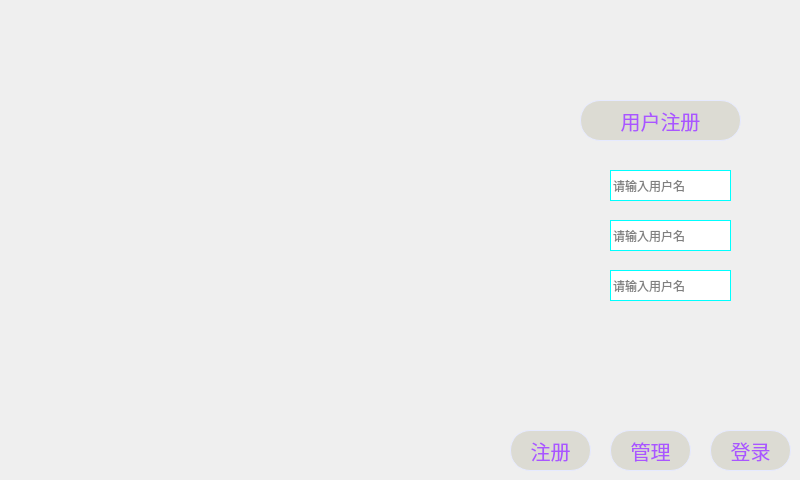
<?xml version="1.0" encoding="UTF-8"?>
<ui version="4.0">
 <class>zhuce</class>
 <widget class="QDialog" name="zhuce">
  <property name="geometry">
   <rect>
    <x>0</x>
    <y>0</y>
    <width>800</width>
    <height>480</height>
   </rect>
  </property>
  <property name="windowTitle">
   <string>Dialog</string>
  </property>
  <property name="styleSheet">
   <string notr="true">#zhuce{border-image: url(:/zxc/image/8211.jpg);}
</string>
  </property>
  <widget class="QLineEdit" name="lineEdit">
   <property name="geometry">
    <rect>
     <x>610</x>
     <y>170</y>
     <width>121</width>
     <height>31</height>
    </rect>
   </property>
   <property name="styleSheet">
    <string notr="true">border: 1px solid rgb(0, 255, 255);</string>
   </property>
   <property name="placeholderText">
    <string>请输入用户名</string>
   </property>
  </widget>
  <widget class="QLabel" name="label">
   <property name="geometry">
    <rect>
     <x>580</x>
     <y>170</y>
     <width>20</width>
     <height>31</height>
    </rect>
   </property>
   <property name="styleSheet">
    <string notr="true">border-image: url(:/zxc/image/2-21.png);</string>
   </property>
   <property name="text">
    <string/>
   </property>
  </widget>
  <widget class="QLabel" name="label_2">
   <property name="geometry">
    <rect>
     <x>580</x>
     <y>220</y>
     <width>20</width>
     <height>31</height>
    </rect>
   </property>
   <property name="styleSheet">
    <string notr="true">border-image: url(:/zxc/image/2-1.png);</string>
   </property>
   <property name="text">
    <string/>
   </property>
  </widget>
  <widget class="QLineEdit" name="lineEdit_2">
   <property name="geometry">
    <rect>
     <x>610</x>
     <y>220</y>
     <width>121</width>
     <height>31</height>
    </rect>
   </property>
   <property name="styleSheet">
    <string notr="true">border: 1px solid rgb(0, 255, 255);</string>
   </property>
   <property name="placeholderText">
    <string>请输入用户名</string>
   </property>
  </widget>
  <widget class="QLabel" name="label_3">
   <property name="geometry">
    <rect>
     <x>580</x>
     <y>270</y>
     <width>20</width>
     <height>31</height>
    </rect>
   </property>
   <property name="styleSheet">
    <string notr="true">border-image: url(:/zxc/image/2-1.png);</string>
   </property>
   <property name="text">
    <string/>
   </property>
  </widget>
  <widget class="QLineEdit" name="lineEdit_3">
   <property name="geometry">
    <rect>
     <x>610</x>
     <y>270</y>
     <width>121</width>
     <height>31</height>
    </rect>
   </property>
   <property name="styleSheet">
    <string notr="true">border: 1px solid rgb(0, 255, 255);</string>
   </property>
   <property name="placeholderText">
    <string>请输入用户名</string>
   </property>
  </widget>
  <widget class="QPushButton" name="pushButton_2">
   <property name="geometry">
    <rect>
     <x>580</x>
     <y>100</y>
     <width>161</width>
     <height>41</height>
    </rect>
   </property>
   <property name="styleSheet">
    <string notr="true">color:rgb(170, 85, 255);
font-size:20px;
border:1px solid rgb(230, 234, 255);
background-color:rgb(220, 219, 211);
border-radius: 20px;</string>
   </property>
   <property name="text">
    <string>用户注册</string>
   </property>
  </widget>
  <widget class="QPushButton" name="pushButton_3">
   <property name="geometry">
    <rect>
     <x>510</x>
     <y>430</y>
     <width>81</width>
     <height>41</height>
    </rect>
   </property>
   <property name="styleSheet">
    <string notr="true">color:rgb(170, 85, 255);
font-size:20px;
border:1px solid rgb(230, 234, 255);
background-color:rgb(220, 219, 211);
border-radius: 20px;</string>
   </property>
   <property name="text">
    <string>注册</string>
   </property>
  </widget>
  <widget class="QPushButton" name="pushButton_4">
   <property name="geometry">
    <rect>
     <x>610</x>
     <y>430</y>
     <width>81</width>
     <height>41</height>
    </rect>
   </property>
   <property name="styleSheet">
    <string notr="true">color:rgb(170, 85, 255);
font-size:20px;
border:1px solid rgb(230, 234, 255);
background-color:rgb(220, 219, 211);
border-radius: 20px;</string>
   </property>
   <property name="text">
    <string>管理</string>
   </property>
  </widget>
  <widget class="QPushButton" name="pushButton_5">
   <property name="geometry">
    <rect>
     <x>710</x>
     <y>430</y>
     <width>81</width>
     <height>41</height>
    </rect>
   </property>
   <property name="styleSheet">
    <string notr="true">color:rgb(170, 85, 255);
font-size:20px;
border:1px solid rgb(230, 234, 255);
background-color:rgb(220, 219, 211);
border-radius: 20px;</string>
   </property>
   <property name="text">
    <string>登录</string>
   </property>
  </widget>
 </widget>
 <resources/>
 <connections/>
</ui>
